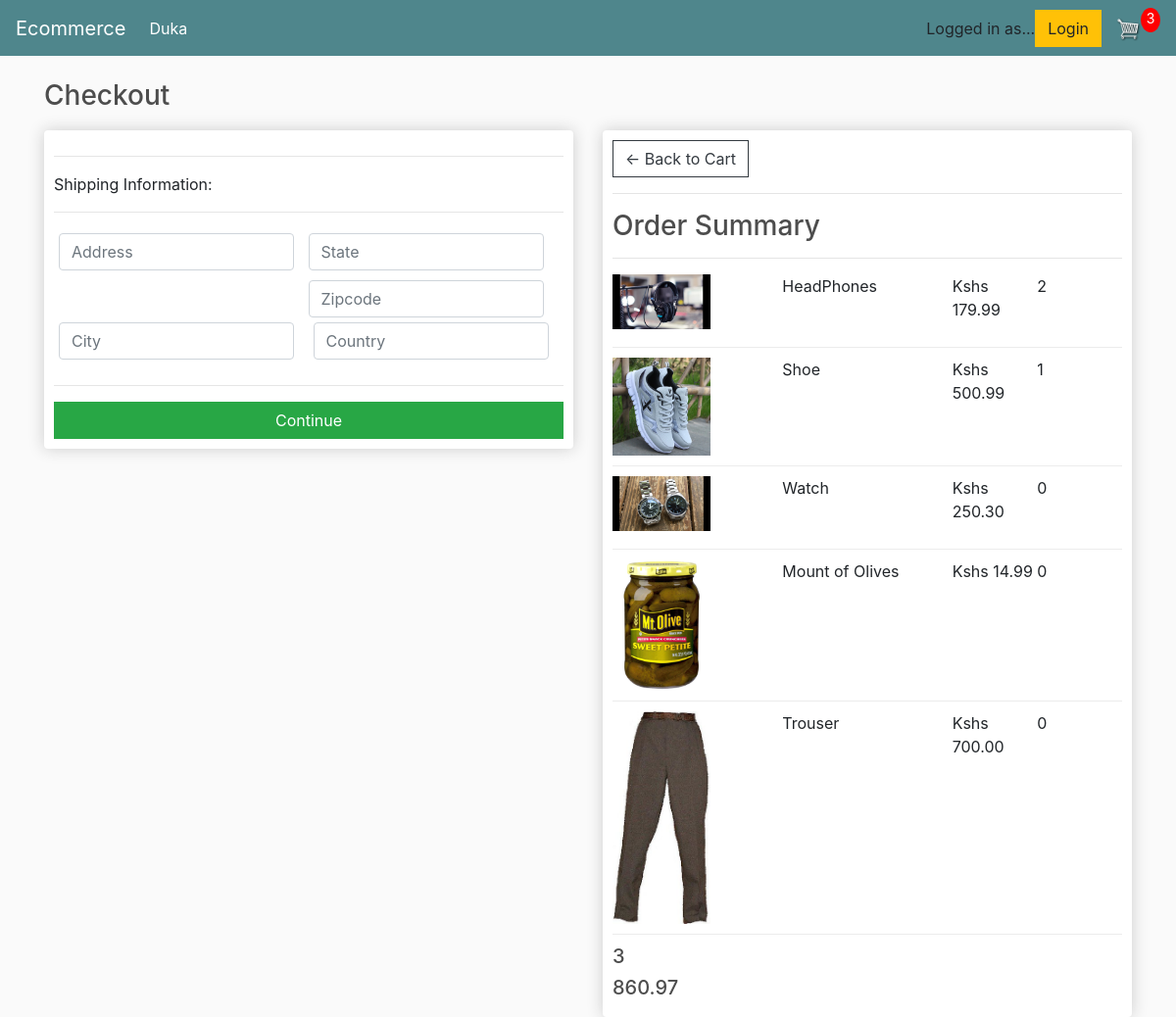
Before: /checkout/ (signed in) with the older database file.
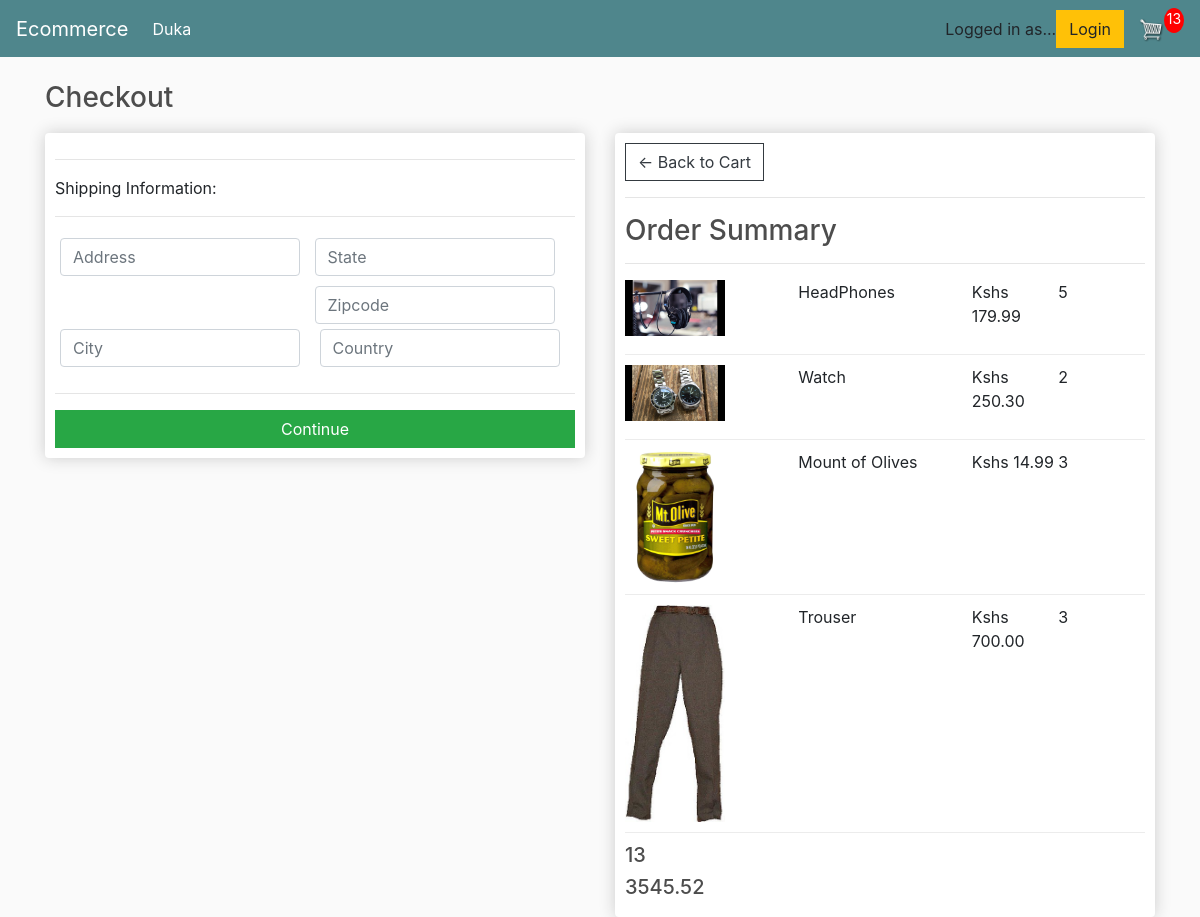
After: the same page with the newer database file.
### duka/models.py (models this page shows, shortened)
class OrderItem(models.Model):
    product = models.ForeignKey(Product, on_delete=models.SET_NULL, blank=True, null=True)
    order = models.ForeignKey(Order, on_delete=models.SET_NULL, blank=True, null=True)
    quantity = models.IntegerField(default=0, blank=True, null=True)
    date_added = models.DateTimeField(auto_now_add=True)
    @property
    def get_total(self):
        total = self.product.price * self.quantity
        return total

class Product(models.Model):
    name = models.CharField(max_length=200, null=True)
    price = models.DecimalField(max_digits=9, decimal_places=2)
    digital = models.BooleanField(default=False, null=True, blank=False)
    image = models.ImageField(null=True, blank=True)
    @property
    def imageURL(self):
        try:
            url = self.image.url
        except:
            url = ''
        return url

class Order(models.Model):
    customer = models.ForeignKey(Customer, on_delete=models.SET_NULL, blank=True, null=True)
    date_ordered = models.DateTimeField(auto_now_add=True)
    complete = models.BooleanField(default=False, null=True, blank=False)
    transaction_id = models.CharField(max_length=200, null=True)
    @property
    def shipping(self):
        shipping = False
        orderitems = self.orderitem_set.all()
        for i in orderitems:
            if i.product.digital == False:
                shipping = True
        return shipping
    @property
    def get_cart_total(self):
        orderitems = self.orderitem_set.all()
        total = sum([item.get_total for item in orderitems])
        return total
    @property
    def get_cart_items(self):
        orderitems = self.orderitem_set.all()
        total = sum([item.quantity for item in orderitems])
        return total

### duka/views.py (the view)
# urls.py: path('checkout/', views.checkout, name="checkout"),
def checkout(request):
    if request.user.is_authenticated:
        customer = request.user.customer
        order, created = Order.objects.get_or_create(customer=customer, complete=False)
        items = order.orderitem_set.all()
        cartItems = order.get_cart_items
    else:
        items = []
        order = {'get_cart_total': 0, 'get_cart_items': 0, 'shipping': False}
        cartItems = order['get_cart_items']
    context = {'items': items, 'order': order, 'cartItems': cartItems}
    return render(request, "duka/checkout.html", context)

### duka/templates/duka/checkout.html (shortened to what this page needs)
{% extends 'duka/main.html' %}
{% load static %}
{% block content %}
<h3>Checkout</h3>
<div class="row">
	<div class="col-lg-6">
		<div class="box-element" id="form-wrapper">
			<form id="form">
				<div id="shipping-info">
					<hr>
					<p>Shipping Information:</p>
					<hr>
					<div class="form-field">
						<input required class="form-control" type="text" name="address" placeholder="Address" >
					</div>
					<div class="form-field">
						<input required class="form-control" type="text" name="state" placeholder="State" >
					</div>
					<div class="form-field">
						<input required class="form-control" type="text" name="city" placeholder="City" >
					</div>
					<div class="form-field">
						<input required class="form-control" type="text" name="zipcode" placeholder="Zipcode" >
						<div class="form-field">
						<input required class="form-control" type="text" name="country" placeholder="Country" >
					</div>
					</div>
				</div>
				<hr>
				<input id="form-button" class="btn btn-success btn-block" type="submit" value="Continue">
			</form>
		</div>
		<br>
	</div>
<div class="col-lg-6">
			<div class="box-element">
				<a  class="btn btn-outline-dark" href="{% url 'cart' %}">&#x2190; Back to Cart</a>
				<hr>
				<h3>Order Summary</h3>
				<hr>
				{% for item in items %}
				<div class="cart-row">
					<div style="flex:2"><img class="row-image" src="{{item.product.imageURL}}"></div>
					<div style="flex:2"><p>{{item.product.name}}</p></div>
					<div style="flex:1"><p>Kshs {{item.product.price}}</p></div>
					<div style="flex:1"><p>{{item.quantity}}</p></div>
				</div>
				{% endfor %}
				<h5>{{order.get_cart_items}}</h5>
				<h5>{{order.get_cart_total}}</h5>
			</div>
		</div>
	</div>
{% endblock content %}

Changed rows visible on the page:
removed OrderItem: product.imageURL (picture), product.name "Shoe", product.price "500.99", quantity "1"
changed OrderItem "HeadPhones": quantity "2" → "5"
changed OrderItem "Watch": quantity "0" → "2"
changed OrderItem "Mount of Olives": quantity "0" → "3"
changed OrderItem "Trouser": quantity "0" → "3"
changed through a linked row, Order: get_cart_items "3" → "13"; get_cart_total "860.97" → "3545.52"
Other visible differences:
{{ cartItems }}: "3" → "13"
